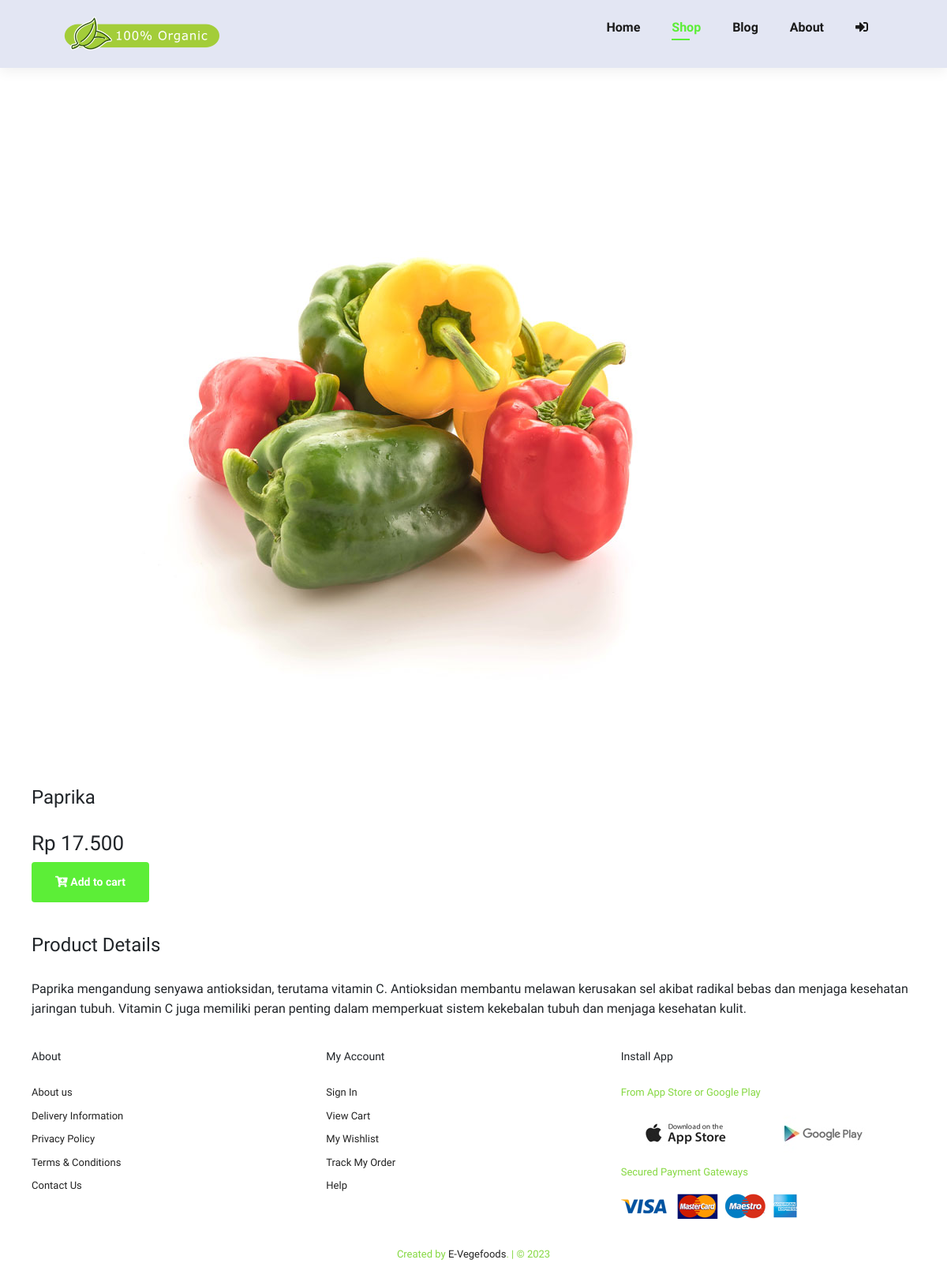
Screenshot of /shop/33 with the database file from the repository.
### tables this page shows
CREATE TABLE `produk` (
  `id` int NOT NULL AUTO_INCREMENT,
  `nama_produk` varchar(255) DEFAULT NULL,
  `satuan` varchar(10) DEFAULT NULL,
  `harga` int DEFAULT NULL,
  `image` varchar(255) DEFAULT NULL,
  `detail` text,
  PRIMARY KEY (`id`)
);

### application/controllers/Welcome.php (called while the page is built, shortened)
<?php
class Welcome extends CI_Controller
{
    public function shop_detail()
    {
        $id                     = $this->uri->segment(2);
        $data['product_detail'] = $this->m_data->edit_data(['id' => $id], 'produk')->result();
        $data['id_tran']        = $this->db->select_max('id')->get('h_transaksi')->row();
        $data['total']          = $this->m_data->shop('id_detil', ['id_pengguna' => $this->session->userdata('id'), 'status!=' => '3', 'id_produk!=' => '0'])->num_rows();
        $this->load->view('frontend/v_header', $data);
        $this->load->view('frontend/v_shop_detail', $data);
        $this->load->view('frontend/v_footer');
    }
}

### index.php (called while the page is built, shortened)
<?php
require_once BASEPATH . 'core/CodeIgniter.php';

### application/models/M_data.php (called while the page is built, shortened)
<?php
class M_data extends CI_Model
{
    public function edit_data($where, $table)
    {
        return $this->db->get_where($table, $where);
    }
    public function shop($order, $where)
    {
        $this->db->select('h.id AS id,id_pengguna,alamat,d.id AS id_detil,nama,status,id_produk,pr.nama_produk,jumlah,d.harga,ongkir');
        $this->db->from('h_transaksi h');
        $this->db->join('d_transaksi d', 'h.id=d.id_tran', 'inner');
        $this->db->join('pengguna p', 'p.id=h.id_pengguna', 'inner');
        $this->db->join('produk pr', 'pr.id=d.id_produk', 'left');
        $this->db->where($where);
        $this->db->order_by($order, 'asc');
        return $this->db->get();
    }
}

### application/views/frontend/v_shop_detail.php (the view, shortened to what this page needs)
<section id="prodetails" class="section-p1">
  <?php foreach ($product_detail as $p) : ?>
    <div class="single-pro-image">
      <img src="<?= base_url('assets/imgbeautyhampers/products/' . $p->image) ?>" class="img-fluid rounded float-star" id="MainImg" alt="" />
      <div class="single-pro-details">
        <h4><?= ucwords($p->nama_produk) ?></h4>
        <h2>Rp <?= number_format($p->harga, 0, ",", ".") ?></h2>
        <?= form_open(base_url('welcome/add_cart')); ?>
        <button class="normal" type="submit"><i class="fas fa-cart-plus"></i> Add to cart</button>
        <?= form_close(); ?>
        <h4>Product Details</h4>
        <span>
          <?= ucfirst($p->detail) ?>
        </span>
      </div>
    <?php endforeach ?>
</section>

### assets/css/style.css (style rules this page uses)
* { margin: 0; padding: 0; box-sizing: border-box; font-family: "Spartan", sans-serif; }
h2 { font-size: 46px; line-height: 54px; color: #222; }
h4 { font-size: 20px; color: #222; }
.section-p1 { padding: 20px 40px; }
button.normal { font-size: 14px; font-weight: 600; padding: 15px 30px; color: #000; background-color: #fff; border-radius: 4px; cursor: pointer; border: none; outline: none; transition: 0.2s; }
body { width: 100%; }
#prodetails { display: flex; margin-top: 20px; }
#prodetails .single-pro-image { width: 40%; margin-right: 50px; align-items: center; }
#prodetails .single-pro-details { width: 50%; padding-top: 30px; }
#prodetails .single-pro-details h4 { padding: 40px 0 20px 0; }
#prodetails .single-pro-details h2 { font-size: 26px; }
#prodetails .single-pro-details button { background: #5cee37; color: #fff; }
#prodetails .single-pro-details span { line-height: 25px; }
#prodetails { display: flex; flex-direction: column; }
#prodetails .single-pro-image { width: 100%; margin-right: 0px; }
#prodetails .single-pro-details { width: 100%; }

### rows the page displays
produk: image (picture), nama_produk "Paprika", harga "17.500", detail "Paprika mengandung senyawa antioksidan, terutama vitamin C. Antioksidan membantu melawan kerusakan sel akibat radikal bebas dan menjaga kesehatan jaringan tubuh. Vitamin C juga memiliki peran penting dalam memperkuat sistem kekebalan tubuh dan menjaga kesehatan kulit."
